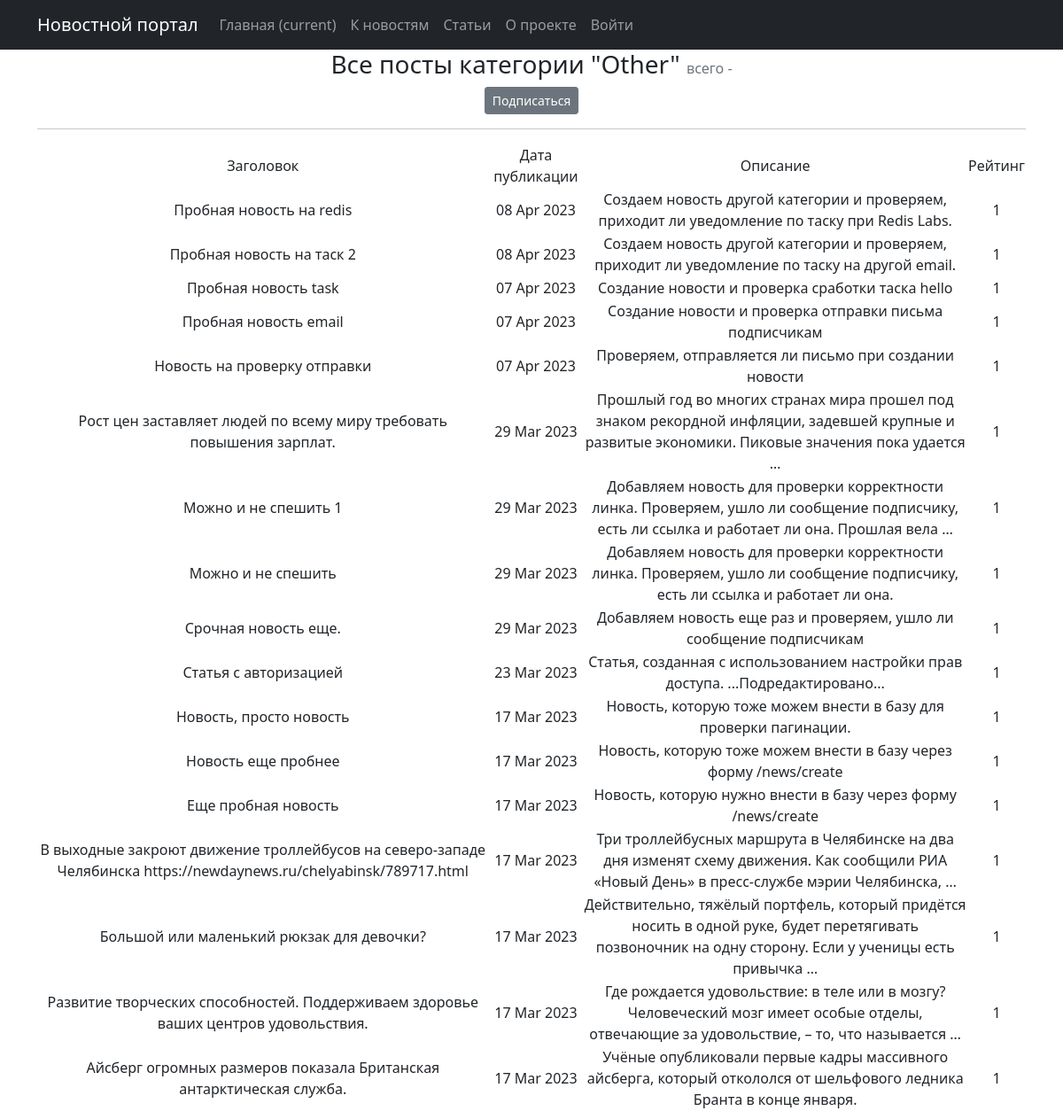
Page /posts/news/categories/6 on the committed database.
### news/models.py (models this page shows, shortened)
class Category(models.Model):
    subject = models.CharField(max_length=100, unique=True)
    subscribers = models.ManyToManyField(User, related_name='categories')

class Post(models.Model):
    author = models.ForeignKey(Author, on_delete=models.CASCADE)
    content = models.CharField(max_length=2, choices=CONTENTS)
    time_in = models.DateTimeField(auto_now_add=True)
    category = models.ManyToManyField(Category, through='PostCategory')
    title = models.CharField(max_length=255,)
    content_text = models.TextField()
    content_rate = models.IntegerField(default=1)

### news/views.py (the view)
# urls.py: path('news/categories/<int:pk>', CategoryListView.as_view(), name='category_list'),
class CategoryListView(ListView):
    model = Post
    template_name = 'category_list.html'
    context_object_name = 'category_news_list'
    def get_queryset(self):
        self.category = get_object_or_404(Category, id=self.kwargs['pk'])
        queryset = Post.objects.filter(category=self.category).order_by('-time_in')
        return queryset
    def get_context_data(self, **kwargs):
        context = super().get_context_data(**kwargs)
        context['is_not_subscriber'] = self.request.user not in self.category.subscribers.all()
        context['category'] = self.category
        return context

### news/templatetags/custom_filters.py (called while the page is built)
@register.filter()
@stringfilter #чтобы не вызывать ошибки, приведем в строку
def censor(value, bad_words = bad_list):
    words = value.split()#разделим строку
    new_line=''
    for word in words:
        if word.lower() in bad_words in bad_words:
            new_line += word[0] #если да, первый символ оставляем
            for i in word[1:]:
                new_line += '*'#остальные заменяем на *
            new_line += ' '
        elif (word[:-1].lower()) in bad_words:
            new_line += word[0]
            for i in word[1:-1]:
                new_line += '*'
            new_line += (word[-1] + ' ')
        else:
            new_line += (word + ' ')
    return new_line.rstrip()

### news/templatetags/custom_tags.py (called while the page is built)
@register.simple_tag()
def current_time(format_string='%d %b %Y'):
   return datetime.utcnow().strftime(format_string)

### templates/category_list.html (shortened to what this page needs)
{% extends 'flatpages/default.html' %}
{% load custom_filters %}
{% load custom_tags %}
{% block content %}
    <h3 class="text-center">Все посты категории "{{ category.subject }}" <span class="text-muted fs-6 fw-normal">всего - {{ page_obj.paginator.num_pages }}</span></h3>
    {% if is_not_subscriber %}
        <p class="text-center"><a href="{% url 'subscribe' category.id %}" class="btn btn-secondary btn-sm"> Подписаться </a></p>
    {% endif %}
    <hr>
    {% if category_news_list %}
       <table>
           <tr>
               <td>Заголовок</td>
               <td>Дата публикации</td>
               <td>Описание</td>
               <td>Рейтинг</td>
           </tr>
           {% for post in category_news_list %}
           <tr>
               <td>{{ post.title|censor }}</td>
               <td>{{ post.time_in|date:'d M Y' }}</td>
               <td>{{ post.content_text|censor|truncatewords:20 }}</td>
               <td>{{ post.content_rate }}</td>
           </tr>
           {% endfor %}
       </table>
    {% else %}
        <h3>Новости не найдены</h3>
    {% endif %}
{% endblock content %}

### rows in the picture
Category: subject "Other"
Post: title|censor "Пробная новость на redis", time_in "08 Apr 2023", content_text|censor "Создаем новость другой категории и проверяем, приходит ли уведомление по таску при Redis Labs.", content_rate "1"
Post: title|censor "Пробная новость на таск 2", time_in "08 Apr 2023", content_text|censor "Создаем новость другой категории и проверяем, приходит ли уведомление по таску на другой email.", content_rate "1"
Post: title|censor "Пробная новость task", time_in "07 Apr 2023", content_text|censor "Создание новости и проверка сработки таска hello", content_rate "1"
Post: title|censor "Пробная новость email", time_in "07 Apr 2023", content_text|censor "Создание новости и проверка отправки письма подписчикам", content_rate "1"
Post: title|censor "Новость на проверку отправки", time_in "07 Apr 2023", content_text|censor "Проверяем, отправляется ли письмо при создании новости", content_rate "1"
Post: title|censor "Рост цен заставляет людей по всему миру требовать повышения зарплат.", time_in "29 Mar 2023", content_text|censor "Прошлый год во многих странах мира прошел под знаком рекордной инфляции, задевшей крупные и развитые экономики. Пиковые значения пока удается …", content_rate "1"
Post: title|censor "Можно и не спешить 1", time_in "29 Mar 2023", content_text|censor "Добавляем новость для проверки корректности линка. Проверяем, ушло ли сообщение подписчику, есть ли ссылка и работает ли она. Прошлая вела …", content_rate "1"
Post: title|censor "Можно и не спешить", time_in "29 Mar 2023", content_text|censor "Добавляем новость для проверки корректности линка. Проверяем, ушло ли сообщение подписчику, есть ли ссылка и работает ли она.", content_rate "1"
Post: title|censor "Срочная новость еще.", time_in "29 Mar 2023", content_text|censor "Добавляем новость еще раз и проверяем, ушло ли сообщение подписчикам", content_rate "1"
Post: title|censor "Статья с авторизацией", time_in "23 Mar 2023", content_text|censor "Статья, созданная с использованием настройки прав доступа. ...Подредактировано...", content_rate "1"
Post: title|censor "Новость, просто новость", time_in "17 Mar 2023", content_text|censor "Новость, которую тоже можем внести в базу для проверки пагинации.", content_rate "1"
Post: title|censor "Новость еще пробнее", time_in "17 Mar 2023", content_text|censor "Новость, которую тоже можем внести в базу через форму /news/create", content_rate "1"
Post: title|censor "Еще пробная новость", time_in "17 Mar 2023", content_text|censor "Новость, которую нужно внести в базу через форму /news/create", content_rate "1"
Post: title|censor "В выходные закроют движение троллейбусов на северо-западе Челябинска https://newdaynews.ru/chelyabinsk/789717.html", time_in "17 Mar 2023", content_text|censor "Три троллейбусных маршрута в Челябинске на два дня изменят схему движения. Как сообщили РИА «Новый День» в пресс-службе мэрии Челябинска, …", content_rate "1"
Post: title|censor "Большой или маленький рюкзак для девочки?", time_in "17 Mar 2023", content_text|censor "Действительно, тяжёлый портфель, который придётся носить в одной руке, будет перетягивать позвоночник на одну сторону. Если у ученицы есть привычка …", content_rate "1"
Post: title|censor "Развитие творческих способностей. Поддерживаем здоровье ваших центров удовольствия.", time_in "17 Mar 2023", content_text|censor "Где рождается удовольствие: в теле или в мозгу? Человеческий мозг имеет особые отделы, отвечающие за удовольствие, – то, что называется …", content_rate "1"
Post: title|censor "Айсберг огромных размеров показала Британская антарктическая служба.", time_in "17 Mar 2023", content_text|censor "Учёные опубликовали первые кадры массивного айсберга, который откололся от шельфового ледника Бранта в конце января.", content_rate "1"
